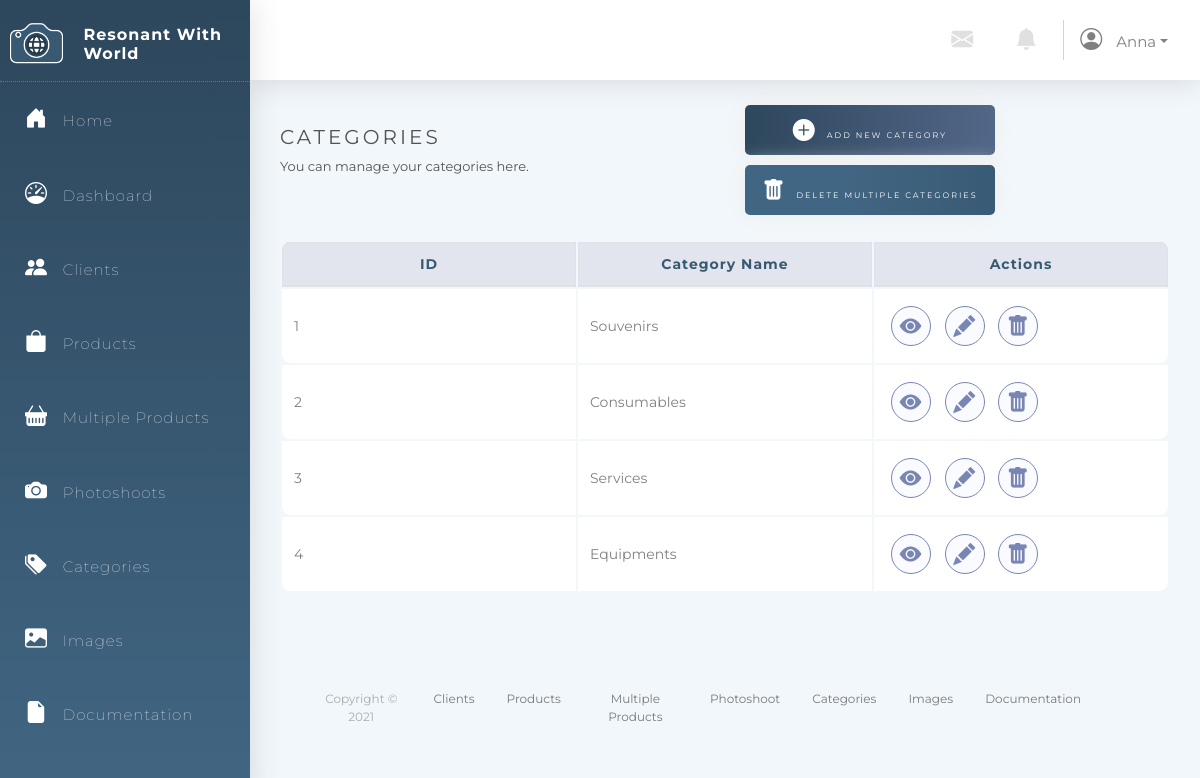
Page /Categories/index.php (signed in) on the committed database.
### tables this page shows
CREATE TABLE `User` (
                        `User_ID` int(11) NOT NULL auto_increment,
                        `Username` varchar(64) NOT NULL,
                        `Email` varchar(64) NOT NULL UNIQUE KEY,
                        `Password` varchar(64) NOT NULL,
                        PRIMARY KEY (`User_ID`)
);

CREATE TABLE `Category` (
                            `Category_ID` int(11) auto_increment NOT NULL,
                            `Category_Name` varchar(64) NOT NULL,
                            PRIMARY KEY (`Category_ID`)
);

### Menu/connection.php (called while the page is built, shortened)
<?php
$db_host = "localhost";
$db_username = "fit2104";
$db_passwd = "fit2104";
$db_name = "fit2104_assignment2";
$dsn = "mysql:host=$db_host;dbname=$db_name";
$dbh = new PDO($dsn, $db_username, $db_passwd);
$PAGE_ALLOWGUEST = isset($PAGE_ALLOWGUEST) ? $PAGE_ALLOWGUEST : false;
if (!isset($PAGE_ID) || $PAGE_ID !== 'login') {
    if (!isset($_SESSION['user_id'])) {
        $_SESSION['referer'] = $_SERVER['PHP_SELF'];
        if (!$PAGE_ALLOWGUEST) {
            header("Location: /Login");
            exit();
        }
    } else {
        $user_stmt = $dbh->prepare("SELECT * FROM `User` WHERE `User_ID` = ?");
        if ($user_stmt->execute([$_SESSION['user_id']]) && $user_stmt->rowCount() == 1) {
            $user = $user_stmt->fetchObject();
            $PAGE_USERNAME = $user->Username;
        } else {
            session_destroy();
            header("Location: login.php?action=error&message=" . urlencode('It seems your account is being invalidated. Please contact administrator for more information.'));
            exit();
        }
    }
}
?>

### Categories/index.php (the view, shortened to what this page needs)
<html lang="en">
<head>
    <link rel="stylesheet" type="text/css" href="../Styles/style.css"/>
    <link rel="stylesheet" href="https://stackpath.bootstrapcdn.com/bootstrap/4.3.1/css/bootstrap.min.css"
>
    <link rel="stylesheet" href="https://cdn.jsdelivr.net/npm/bootstrap-icons@1.5.0/font/bootstrap-icons.css">
</head>
<body>
<?php include('../Menu/menu.php'); ?>
<?php
global $dbh;
$stmt = $dbh->prepare("SELECT * FROM `Category`");
$stmt->execute();
?>
<div class="container">
    <div class="row">
        <div class="col-sm">
                <h1>Categories</h1>
                <p class="description">You can manage your categories here.</p>
        </div>
        <div class="col-sm">
            <button class="add-button" onclick="window.location='./Categories/insertCategories.php'"><i
                        class="bi bi-plus-circle-fill"></i>Add New Category
            </button>
            <button class="delete-selected-button"
                    onclick="window.location='./Categories/deleteSelectedCategories.php'"><i
                        class="bi bi-trash-fill"></i>Delete Multiple Categories
            </button>
        </div>
    </div>
    <div class="table-responsive">
        <table class="table table-bordered responsive table-condensed">
            <thead>
            <tr>
                <th style="width:33.33%" scope="col">ID</th>
                <th style="width:33.33%" scope="col">Category Name</th>
                <th style="width:33.33%" scope="col">Actions</th>
            </tr>
            </thead>
            <?php while ($row = $stmt->fetchObject()): ?>
            <tbody>
            <tr>
                <td style="width:33.33%"><?php echo $row->Category_ID; ?> </td>
                <td style="width:33.33%"><?php echo $row->Category_Name; ?> </td>
                <td style="width:33.33%">
                    <button type="button" class="action-button" data-toggle="tooltip" data-placement="top" title="View"
                            onclick="window.location='./Categories/viewCategories.php?id=<?= $row->Category_ID ?>'"><i
                                class="center bi bi-eye-fill"></i></button>
                    <button class="action-button" data-toggle="tooltip" data-placement="top" title="Update"
                            onclick="window.location='./Categories/updateCategories.php?id=<?= $row->Category_ID ?>'"><i
                                class="center bi bi-pencil-fill"></i></button>
                    <button class="action-button" data-toggle="tooltip" data-placement="top" title="Delete"
                            onclick="window.location='./Categories/deleteCategories.php?id=<?= $row->Category_ID ?>'"><i
                                class="center bi bi-trash-fill"></i></button>
                </td>
                <?php endwhile; ?>
            </tr>
            </tbody>
        </table>
    </div>
</div>
<?php include('../Menu/footer.php'); ?>
</body>
</html>

### Menu/menu.php (shortened to what this page needs)
<?php
include("connection.php");
?>
<html lang="en">
<head>
    <link rel="stylesheet" type="text/css" href="../Styles/style.css"/>
    <link rel="stylesheet" href="https://stackpath.bootstrapcdn.com/bootstrap/4.3.1/css/bootstrap.min.css"
>
    <link rel="stylesheet" href="https://cdn.jsdelivr.net/npm/bootstrap-icons@1.5.0/font/bootstrap-icons.css">
</head>
<body>
<div class="sidebar-container">
    <div class="sidebar-logo d-flex justify-content-center">
        <img class="logo " src="../Images/Logo.png"/>
        <br/>
        <h3 class="company-name">Resonant With World</h3>
    </div>
    <ul class="sidebar-navigation">
        <li>
            <a href="/index.php">
                <i class="bi bi-house-door-fill" aria-hidden="true"></i> Home
            </a>
        </li>
        <li>
            <a href="/dashboard.php">
                <i class="bi bi-speedometer"></i> Dashboard
            </a>
        </li>
        <li>
            <a href="/Clients">
                <i class="bi bi-people-fill" aria-hidden="true"></i> Clients
            </a>
        </li>
        <li>
            <a href="/Products">
                <i class="bi bi-bag-fill" aria-hidden="true"></i> Products
            </a>
        </li>
        <li>
            <a href="/Products/multipleProducts.php">
                <i class="bi bi-basket-fill" aria-hidden="true"></i> Multiple Products
            </a>
        </li>
        <li>
            <a href="/Photoshoots">
                <i class="bi bi-camera-fill" aria-hidden="true"></i> Photoshoots
            </a>
        </li>
        <li>
            <a href="/Categories">
                <i class="bi bi-tags-fill" aria-hidden="true"></i> Categories
            </a>
        </li>
        <li>
            <a href="/Images">
                <i class="bi bi-image-fill" aria-hidden="true"></i> Images
            </a>
        </li>
        <li>
            <a href="/Documentation">
                <i class="bi bi-file-earmark-fill" aria-hidden="true"></i> Documentation
            </a>
        </li>
    </ul>
</div>
<div class="content-container">
    <nav class="bg-white">
        <div class="navbar-brand d-flex justify-content-end">
            <a href="#" class="nav-link icon"> <i class="bi bi-envelope-fill"></i></a>
            <a href="#" class="nav-link icon"> <i class="bi bi-bell-fill"></i></a>
            <div class="nav-item dropdown">
                <a href="#" class="nav-link dropdown-toggle topbar-text" data-toggle="dropdown"><i
                            class="bi bi-person-circle"></i>
                    <?php echo $PAGE_USERNAME ?></a>
            </div>
        </div>
    </nav>
    <div class="container-fluid">
</body>
</html>

### Styles/style.css (style rules this page uses)
* { font-family: Montserrat, sans-serif !important; }
html, body { min-height: 100%; background: #f2f7fb; }
.container { min-height: 70vh!important; }
.sidebar-container { position: fixed; width: 250px; height: 100%; left: 0; overflow-x: hidden; display: block; overflow-y: auto; background: linear-gradient(180deg, #2d475c 0%, #416683 100%); color: #fff; font-family: Montserrat, sans-serif; letter-spacing: 1px; font-weight: 100; box-shadow: 0.15rem 0.15rem 1.75rem 0 rgba(58, 59, 69, 0.15); z-index: 3 !important; transition: all 0.5s; }
.sidebar-logo { padding: 20px 10px 10px 10px; border-bottom: 1px dotted rgba(173, 216, 230, 0.329); }
.company-name { font-size: 16px; font-weight: bold; padding-left: 20px; padding-top: 5px; }
.logo { height: 50px; }
i { font-size: 22px; margin-right: 10px; }
.sidebar-navigation { padding: 0; margin: 0; list-style-type: none; position: relative; }
.sidebar-navigation li { position: relative; display: inline-block; width: 100%; line-height: 20px; }
.sidebar-navigation li a { padding: 25px; font-size: 15px; display: block; color: #fff; }
.sidebar-navigation li::before { background: linear-gradient(90deg, #7986b4 0%, #416683 100%); position: absolute; content: ""; height: 100%; left: 0; top: 0; -webkit-transition: width 0.2s ease-in; transition: width 0.2s ease-in; width: 1px; margin-left: -1px; z-index: -1; }
nav { box-shadow: 0 0.15rem 1.75rem 0 rgba(58, 59, 69, 0.15); height: 80px; padding-top: 15px; z-index: 1 !important; }
.icon { color: #e0e0e0; }
.topbar-text { color: grey; font-size: 15px; }
.content-container { padding: 0 0 0 250px; margin: 0; color: #535353; font-family: Montserrat, sans-serif; background: #f2f7fb; height: 100%; }
h1 { font-weight: 400 !important; font-size: 20px !important; text-transform: uppercase; letter-spacing: 3px; margin-top: 25px !important; }
.row { margin-top: 20px !important; }
ul { list-style-type: none; }
table { border: none !important; border-collapse: separate !important; margin-bottom: 350px; margin-top: 20px; }
th, td { padding: 1px; vertical-align: middle !important; }
thead tr:first-child th:first-child { border-radius: 0.6em 0 0 0; }
thead tr:first-child th:last-child { border-radius: 0 0.6em 0 0; }
tbody tr:last-child td:first-child { border-radius: 0 0 0 0.6em; }
tbody tr:last-child td:last-child { border-radius: 0 0 0.6em 0; }
th { width: 20px !important; }
thead { font-size: 14px !important; font-weight: 600; letter-spacing: 1px; color: #385972; padding-top: 0 !important; background: #e3e5ee; text-align: center; }
td { background: white !important; border: none !important; color: grey; font-size: 14px !important; padding: 5px; }
.add-button { background-image: linear-gradient( to right, #2d475c 0%, #7986b4 100%, #416683 100% ); }
.add-button { margin: 5px; width: 250px; height: 50px; text-align: center; text-transform: uppercase; transition: 0.5s; letter-spacing: 2px; font-size: 8px; background-size: 200% auto; color: white; box-shadow: 0 0 20px #eee; border-radius: 5px; border: none !important; }
.delete-selected-button { background-image: linear-gradient( to right, #416683 20%, #2d475c 100%, #7986b4 100% ); }
.delete-selected-button { margin: 5px; height: 50px; width: 250px; text-align: center; text-transform: uppercase; transition: 0.5s; letter-spacing: 2px; font-size: 8px; background-size: 200% auto; color: white; box-shadow: 0 0 20px #eee; border-radius: 5px; border: none !important; }
.action-button { border: none; border: 1px solid #7986b4; background: rgba(202, 210, 238, 0.1); color: #7986b4; width: 40px; height: 40px; font-size: 10px; padding: 5px; letter-spacing: 1px; transition: all 0.5s; z-index: 300!important; border-radius: 100%; text-align: center; margin: 5px; }
.action-button i { width: 15px; height: 15px; }
.center { margin-right: 0!important; }
.description { font-size: 13px; }

### rows in the picture
user: Username "Anna"
category: Category_ID "1", Category_Name "Souvenirs"
category: Category_ID "2", Category_Name "Consumables"
category: Category_ID "3", Category_Name "Services"
category: Category_ID "4", Category_Name "Equipments"
